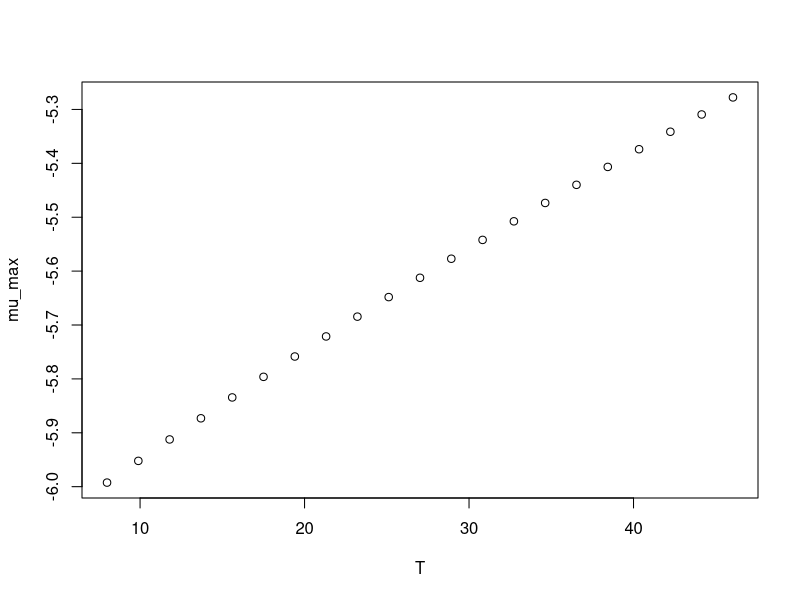

Source code (R):
#############################
# start of Parameter script
#############################
T <- seq(7.99200799200799,46.046,length.out=21)
#############################
# end of Parameter script
#############################
############################# 
# start of Model script Gropin ID 441 
#############################
 
# constant coefficients for this model
 
variables <- data.frame(T)
argumentsPar <- expand.grid(variables)
 
# heart of the model
response_surface <- function(T) {
   mumax <-(-14000/(8.3144261*(T+273)))

return(mumax=mumax)
} 

# output parameters
mumax <- cbind(argumentsPar,response_surface(argumentsPar['T']))
colnames(mumax) <- c(colnames(argumentsPar),'mumax')
#############################
# End of Model script
#############################
############################# 
# start of Visualisation script Gropin ID 441 
#############################
plot(T,mumax$mumax,
                          xlab='T',
                          ylab='mu_max')
#############################
# End of Visualisation script
#############################
